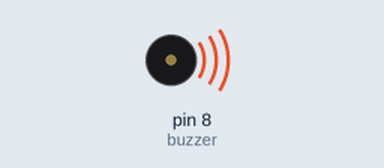
Simulated run of this sketch. Board: Arduino Uno, built with avr-gcc and run on an emulated ATmega328P. Parts: buzzer (waves = sounding).

Above: at 0.5 s.
Timing chart, 0 to 6.5 s (numbered marks = the images above):
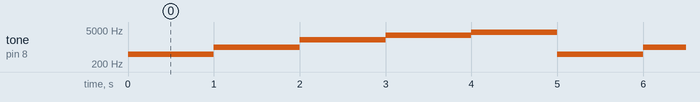

Measured:
- by itself, tone on pin 8 (buzzer): repeats every 5.0 s: 1000 Hz 1.0 s, 2000 Hz 1.0 s, 3000 Hz 1.0 s, 4000 Hz 1.0 s, 500 Hz 1.0 s

The sketch:

1.ino
```cpp
#define buzzer 8

void setup()
{
   pinMode(buzzer, OUTPUT);
}

void loop()
{
  tone(buzzer, 500, 1000); //500Hz
  delay(1000);
  noTone(buzzer);// Stop the sound.
  //delay(1000);

  tone(buzzer, 1000); //1KHz
  delay(1000);
  noTone(buzzer);// Stop the sound.
  //delay(1000);

  tone(buzzer, 2000); //2KHz
  delay(1000);
  noTone(buzzer);// Stop the sound.
  //delay(1000);

  tone(buzzer, 3000); //3KHz
  delay(1000);
  noTone(buzzer);// Stop the sound.
  //delay(1000);

  tone(buzzer, 4000); //4KHz
  delay(1000);
  noTone(buzzer);// Stop the sound.
  //delay(1000);
}
```
